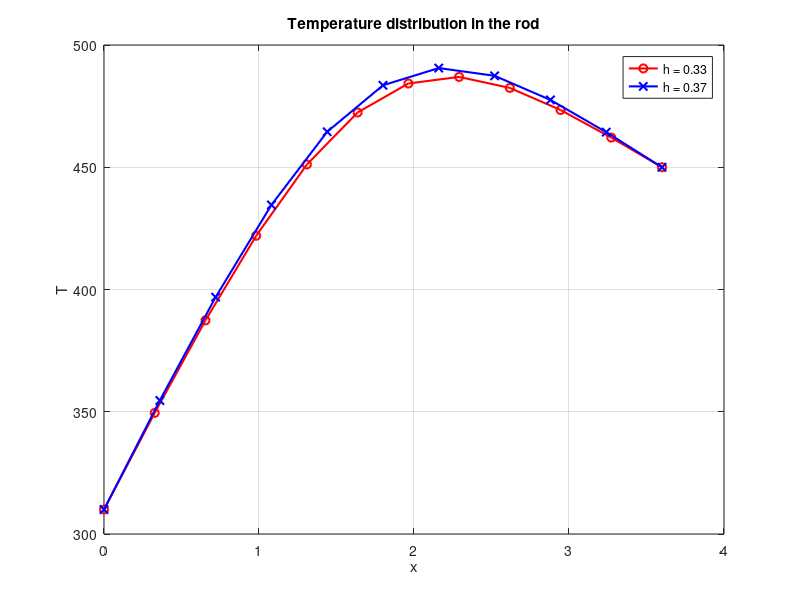

Reproduce this figure in MATLAB.
clear all, close all, clf

function [xi, Ti] = FDM(h)
    L = 3.6;
    N = round(L / h) - 1;  % Calculate N based on h
    x = linspace(0, L, N + 2); % x-values
    % Boundary conditions
    T0 = 310;
    TL = 450;
    
    % Functions
    k = @(x) 3 + x / 7;
    Q = @(x) 280 * exp(-(x - L / 2)^2);
    
    % Initialize matrices
    A = zeros(N, N);
    b = zeros(N, 1);
    
    for j = 2:N+1
        xj = x(j);
        kj = k(xj);
        Qj = Q(xj);
    
        % Matrix elements
        a1j = 1 / h^2 - 1 / (2 * h * 7 * kj);
        a2j = -2 / h^2;
        a3j = 1 / h^2 + 1 / (2 * h * 7 * kj);
    
        if j > 2
            A(j-1, j-2) = a1j;
        end
        A(j-1, j-1) = a2j;
        if j < N+1
            A(j-1, j) = a3j;
        end
        b(j-1) = -Qj / kj;
    end
    
    % Apply boundary conditions
    b(1) = b(1) - T0 * (1 / h^2 - 1 / (2 * h * 7 * k(x(2))));
    b(end) = b(end) - TL * (1 / h^2 + 1 / (2 * h * 7 * k(x(end-1))));
    
    % Solve system
    T_mellan = A \ b;
    T = [T0; T_mellan; TL]; % Insert boundary values
    Ti = T;
    xi = x;
end

% Step sizes
h1 = 0.33; % To include x = 1.65
h2 = 0.37; % To include x = 2.96

[x_h1, T_h1] = FDM(h1);
[x_h2, T_h2] = FDM(h2);

% Find closest index to 1.65 and 2.96
[~, idx1] = min(abs(x_h1 - 1.65));
[~, idx2] = min(abs(x_h2 - 2.96));

% Get values at those points
T_165 = T_h1(idx1);
T_296 = T_h2(idx2);

% Plot results
figure;
plot(x_h1, T_h1, 'o-r', 'LineWidth', 1.5); hold on;
plot(x_h2, T_h2, 'x-b', 'LineWidth', 1.5);
xlabel('x');
ylabel('T');
legend('h = 0.33', 'h = 0.37', 'Location', 'Best');
title('Temperature distribution in the rod');
grid on;

fprintf('T(1.65) = %.4f\n', T_165);
fprintf('T(2.96) = %.4f\n', T_296);
